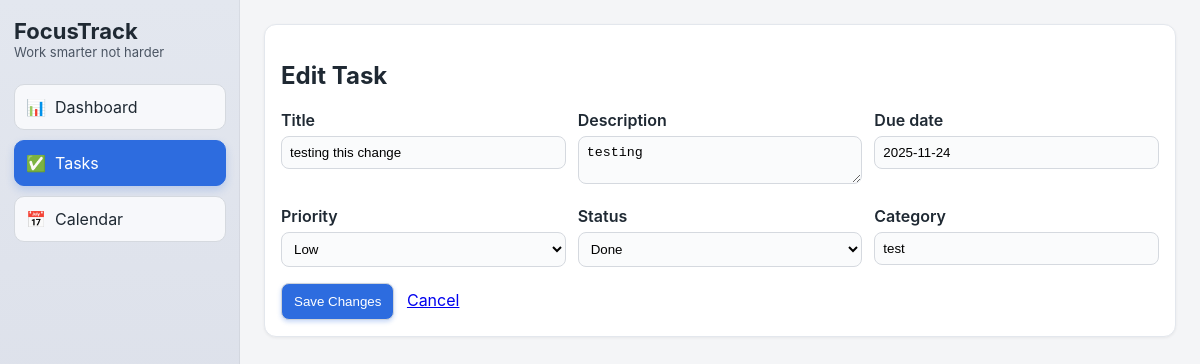
The app's page /tasks/5/edit with its own data.
### models.py (models this page shows, shortened)
class BaseModel(Base):
    __abstract__ = True
    id = Column(Integer, primary_key=True)

class Task(BaseModel):
    __tablename__ = "tasks"
    title = Column(String, nullable=False)
    description = Column(String)
    due_date = Column(String)
    priority = Column(String)
    status = Column(String)
    created_at = Column(String)
    category_id = Column(Integer, ForeignKey("categories.id"))
    category = relationship("Category", back_populates="tasks")
    reminders = relationship(
        "Reminder",
        back_populates="task",
        cascade="all, delete-orphan",
    )

class Category(BaseModel):
    __tablename__ = "categories"
    name = Column(String, unique=True, nullable=False)
    tasks = relationship("Task", back_populates="category")

### main.py (the view, shortened to what this page needs)
@app.route("/tasks/<int:task_id>/edit", methods=["GET", "POST"])
def edit_task(task_id):
    task = task_manager.get_task(task_id)
    if not task:
        return redirect(url_for("tasks"))
    categories = category_manager.list_categories()
    return render_template(
        "edit_task.html",
        active_page="tasks",
        task=task,
        categories=categories,
        priorities=TaskManager.VALID_PRIORITIES,
        statuses=TaskManager.VALID_STATUS,
    )

### managers.py (called while the page is built)
    def list_all(self):
        model = self.get_model_class()
        if not model:
            return []
        stmt = select(model)
        return self.session.execute(stmt).scalars().all()

    def get_model_class(self):
        return Category

    def list_categories(self):
        return self.list_all()

    def get_task(self, task_id):
        return self.session.get(Task, task_id)

### templates/edit_task.html (shortened to what this page needs)
{% extends "base.html" %}
{% block content %}
<div class="page">
  <div class="card">
    <h2>Edit Task</h2>
    <form method="post" class="task-form">
      <div class="form-grid">
        <label>Title
          <input type="text" name="title" value="{{ task.title }}" required>
        </label>
        <label>Description
          <textarea name="description" rows="2">{{ task.description or '' }}</textarea>
        </label>
        <label>Due date
          <input type="text" name="due_date" placeholder="YYYY-MM-DD" value="{{ task.due_date or '' }}">
        </label>
        <label>Priority
          <select name="priority">
            {% for p in priorities %}
              <option value="{{ p }}" {% if task.priority == p %}selected{% endif %}>{{ p }}</option>
            {% endfor %}
          </select>
        </label>
        <label>Status
          <select name="status">
            {% for s in statuses %}
              <option value="{{ s }}" {% if task.status == s %}selected{% endif %}>{{ s }}</option>
            {% endfor %}
          </select>
        </label>
        <label>Category
          <input type="text" name="category_name" list="category-list" value="{{ task.category.name if task.category else '' }}">
        </label>
      </div>
      <button type="submit">Save Changes</button>
      <a href="{{ url_for('tasks') }}" style="margin-left:8px;">Cancel</a>
    </form>
  </div>
</div>
{% endblock %}

### static/style.css (style rules this page uses)
:root { --primary: #2d6cdf; --border: #e3e7ed; --bg-light: #fafbfe; --text-dark: #1f2933; --text-muted: #4b5563; --radius: 8px; --shadow-sm: 0 1px 3px rgba(0,0,0,0.06); }
body { margin: 0; font-family: "Inter", "Segoe UI", system-ui, sans-serif; background: #f4f5f7; color: var(--text-dark); }
.page { display: flex; flex-direction: column; gap: 18px; }
.card { background: #fff; border: 1px solid var(--border); border-radius: 12px; padding: 16px; box-shadow: var(--shadow-sm); }
.form-grid { display: grid; grid-template-columns: repeat(auto-fit, minmax(220px, 1fr)); gap: 12px; }
.task-form label { display: block; margin-bottom: 6px; font-weight: 600; }
.task-form input, .task-form textarea, .task-form select { width: 100%; padding: 8px; margin-top: 6px; box-sizing: border-box; border: 1px solid #d5d9df; border-radius: var(--radius); background: #fafbfc; }
button { padding: 10px 12px; margin-top: 10px; cursor: pointer; border: 1px solid #ced3da; border-radius: var(--radius); background: var(--primary); color: #fff; box-shadow: 0 2px 4px rgba(45,108,223,0.25); }

### records on screen
Task: title "testing this change", description "testing", due_date "2025-11-24", priority "Low", status "Done"
Category: category_name "test"
